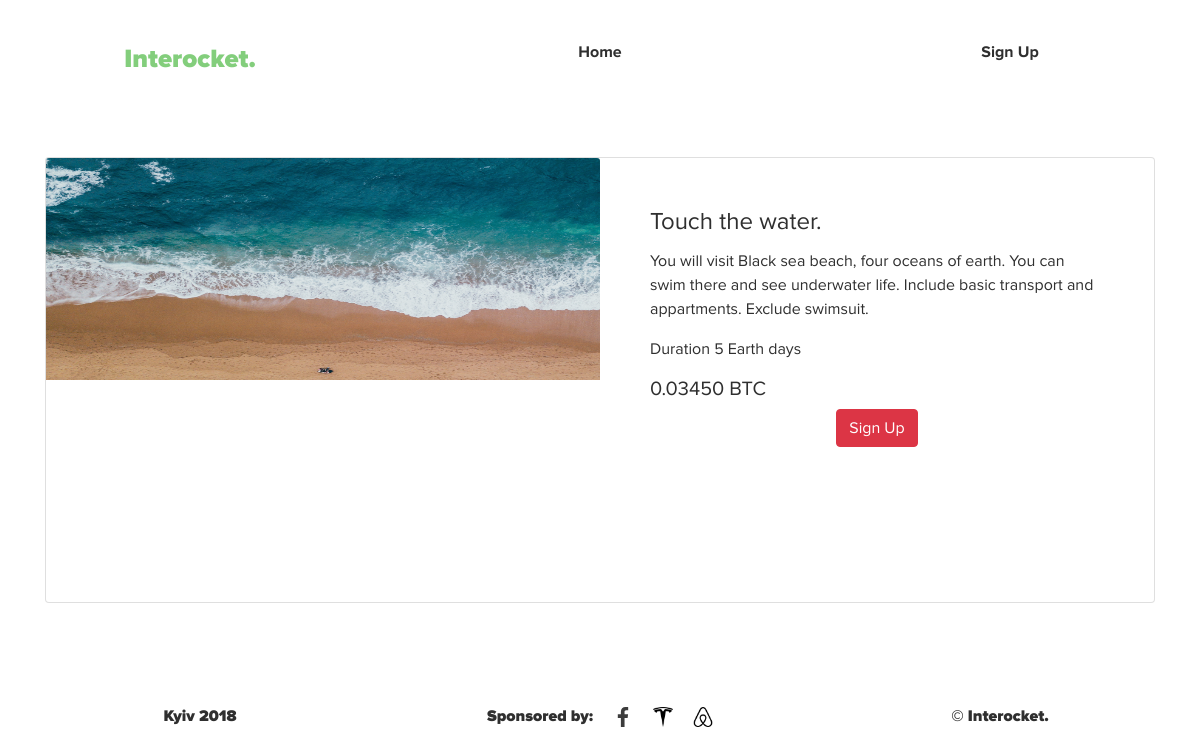
Screenshot of /tour/touch-the-water/ with the database file from the repository.
### app/models.py (models this page shows, shortened)
class Tour(models.Model):
    title = models.CharField(max_length=120)
    slug = models.SlugField(unique=True, blank=True)
    description = models.TextField()
    short_description = models.TextField()
    duration = models.IntegerField(default=7)
    image = models.ImageField(upload_to=image_upload_path)
    icon = models.ImageField(upload_to=icon_upload_path, blank=True)
    price = models.DecimalField(max_digits=17, decimal_places=5)
    available = models.BooleanField(default=True)
    category = models.ForeignKey(
        TourCategory,
        related_name='tours',
        on_delete=models.CASCADE
    )

### app/views.py (the view)
# urls.py: path('tour/<slug:tour_slug>/', tour_view, name='tour_detail'),
def tour_view(request, tour_slug):
    tour = Tour.objects.get(slug=tour_slug)
    try:
        cart_id = request.session['cart_id']
        cart = Cart.objects.get(id=cart_id)
        request.session['total'] = cart.items.count()
    except:
        cart = Cart()
        cart.save()
        cart_id = cart.id
        request.session['cart_id'] = cart_id
        Cart.objects.get(id=cart_id)
    context = {
        'tour': tour,
        'cart': cart,
    }
    return render(request, 'tour.html', context)

### app/templates/tour.html (shortened to what this page needs)
{% extends 'wrapper.html' %}
{% block content %}
    {% include 'header-alt.html' %}
    <div class="container tour-container" style="padding-top: 7%">
        <div class="col-lg-12 col-md-12 mb-12 tour-outer-wrapper flex">
            <div class="card tour-card-wrapper flex">
                <img class="card-img-top tour-card-image" src="{{ tour.image.url }}" alt="">
                <div class="card-body tour-card-body-wrapper">
                <h4 class="card-title">
                    {{ tour.title }}
                </h4>
                <p class="card-text">{{ tour.description }}</p>
                    <p class="card-text">Duration {{ tour.duration }} Earth days</p>
                    <h5>{{ tour.price }} BTC</h5>
                    <div class="tour-action-container flex">
                        {% if request.user.is_authenticated %}
                            <a href="" class="add-to-cart" data-slug="{{ tour.slug }}"><button class="btn btn-danger">Add to cart</button></a>
                        {% else %}
                            <a href="{% url 'registration' %}" class=""><button class="btn btn-danger">Sign Up</button></a>
                        {% endif %}
                    </div>
                </div>
            </div>
        </div>
    </div>
{% endblock content %}

### static_in_dev/css/modern-business.css (style rules this page uses)
body { padding-top: 54px; }
@media (min-width: 992px) { body { padding-top: 56px; } }

### static_in_dev/css/main.css (style rules this page uses)
*, *:before, *:after { box-sizing: border-box; }
a { text-decoration: none !important; }
html { overflow-y: scroll; overflow-x: hidden; max-width: 100%; }
body { background: #ffffff; font-family: 'ProximaNova', serif; margin: 0; padding: 0; color: #2f2f2f; }
a { text-decoration: none; -webkit-transition: .1s ease; transition: .1s ease; color: #2f2f2f; }
.flex { display: -webkit-flex; display: -moz-flex; display: -ms-flex; display: -o-flex; display: flex; }
.tour-container { width: auto; height: 100%; padding: 40px 50px 60px 50px; flex-wrap: wrap; }
.tour-container { padding: 0; }
.tour-card-image { width: 50%; height: 50%; }
.tour-outer-wrapper { height: 74vh; flex-direction: column; justify-content: center; }
.tour-card-wrapper { flex-direction: row; }
.tour-card-body-wrapper { width: 50%; padding: 50px }
.tour-action-container { flex-direction: row; justify-content: center; }

### rows the page displays
Tour: image (picture), title "Touch the water.", description "You will visit Black sea beach, four oceans of earth. You can swim there and see underwater life. Include basic transport and appartments. Exclude swimsuit.", duration "5", price "0.03450"
